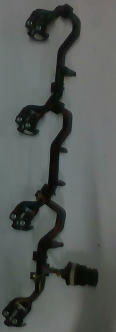
#> input picture objectSelection/images/training/objA/objA11_RGB.png, 116 x 332 px; its folder holds only this picture in this run
$ python ReebGraph.py   (Python 2 division)   (older library calls are emulated)
#> lines starting #> are read from the running program, lines starting #| are printed output that depends on the picture; after the words box and inside, x2 and y2 are one past the last pixel; in counts of white or black regions, pixels touching at a corner belong together; long printed decimals are rounded
#> in get_saved_image_contour, self.image_np is the input picture: shape (332, 116, 3); mean B, G, R 88.7, 91.4, 86.7
### helpers/helpers.py
import numpy as np
import math
import cv2
import imutils
from imutils import perspective
from imutils import contours


def midpoint(ptA, ptB):
    return (ptA[0] + ptB[0]) * 0.5, (ptA[1] + ptB[1]) * 0.5


def image_contour(img, flter_size, canny_threshold, canny_iteration_num):
#> called with flter_size = 3, canny_threshold = 80, canny_iteration_num = 5
    gray = cv2.cvtColor(img, cv2.COLOR_BGR2GRAY)
    gray = cv2.GaussianBlur(gray, (flter_size, flter_size), 0)

    # perform edge detection, then perform a dilation + erosion to
    # close gaps in between object edges
    edged = cv2.Canny(gray, canny_threshold, canny_threshold)
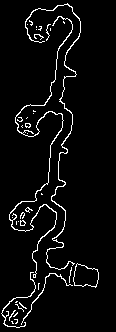
#> edged: shape (332, 116); 4.7% white in thin lines or dots, all inside (x1, y1, x2, y2) = (1, 3, 99, 328)
    edged = cv2.dilate(edged, None, iterations=canny_iteration_num)
#> edged: shape (332, 116); 40% white; 1 white region, box (x1, y1, x2, y2) and area: (0, 0, 104, 332) 15393
    edged = cv2.erode(edged, None, iterations=canny_iteration_num)
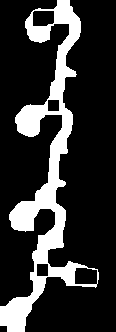
#> edged: shape (332, 116); 19.9% white; 1 white region

    # find contours in the edge map
    cnts = cv2.findContours(edged.copy(), cv2.RETR_EXTERNAL,
                            cv2.CHAIN_APPROX_SIMPLE)
#> cnts = 1 contour; box (x1, y1, x2, y2) and area: (0, 0, 99, 332) 7972
    cnts = cnts[0] if imutils.is_cv2() else cnts[1]

    # sort the contours from left-to-right and initialize the
    (cnts, _) = contours.sort_contours(cnts)
    selected_contours = []
    for c in cnts:
        # if the contour is not sufficiently large, ignore it
        if cv2.contourArea(c) > 1000:
            selected_contours.append(c)
#> this loop made 1 pass
#> after the loop, selected_contours has the same summary as cnts

    if len(selected_contours) == 1:
        c = selected_contours[0]
#> c = contour of 381 points, box (x1, y1, x2, y2) (0, 0, 99, 332), area 7972
        print np.shape(c)
#| (381, 1, 2)
        orig = img.copy()
        # [4 lines of commented-out code are left out]

        box = cv2.minAreaRect(c)
#> box = ((58.95, 167.2), (334.9, 95.56), -85.46)
        box = cv2.cv.BoxPoints(box) if imutils.is_cv2() else cv2.boxPoints(box)
#> box = ((93.33, 337.9), (-1.93, 330.3), (24.57, -3.53), (119.8, 4.03))

        box = np.array(box, dtype="int")
#> box = [[93, 337], [-1, 330], [24, -3], [119, 4]]

        # order the points in the contour such that they appear
        # in top-left, top-right, bottom-right, and bottom-left
        # order, then draw the outline of the rotated bounding
        # box
        box = perspective.order_points(box)
#> box = [[24, -3], [119, 4], [93, 337], [-1, 330]]
        cv2.drawContours(orig, [box.astype("int")], -1, (0, 255, 0), 2)
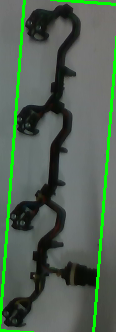
#> orig: shape (332, 116, 3); 5.3% of pixels changed, all inside (x1, y1, x2, y2) = (0, 0, 116, 332)

        # loop over the original points and draw them
        for (x, y) in box:
            cv2.circle(orig, (int(x), int(y)), 5, (0, 0, 255), -1)
#> this loop made 4 passes
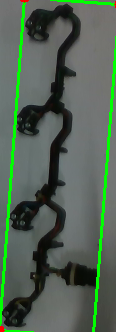
#> orig: shape (332, 116, 3); 0.13% of pixels changed, all inside (x1, y1, x2, y2) = (0, 0, 116, 332)

        # unpack the ordered bounding box, then compute the midpoint
        # between the top-left and top-right coordinates, followed by
        # the midpoint between bottom-left and bottom-right coordinates
        (tl, tr, br, bl) = box
#> tl = [24, -3]; tr = [119, 4]; br = [93, 337]; bl = [-1, 330]

        (tltrX, tltrY) = midpoint(tl, tr)
#> tltrX = 71.5; tltrY = 0.5
        (blbrX, blbrY) = midpoint(bl, br)
#> blbrX = 46; blbrY = 333.5

        # compute the midpoint between the top-left and top-right points,
        # followed by the midpoint between the top-righ and bottom-right
        (tlblX, tlblY) = midpoint(tl, bl)
#> tlblX = 11.5; tlblY = 163.5
        (trbrX, trbrY) = midpoint(tr, br)
#> trbrX = 106; trbrY = 170.5

        (objX, objY) = midpoint((tlblX, tlblY), (trbrX, trbrY))
#> objX = 58.75; objY = 167
        # draw the  midpoints on the image
        cv2.circle(orig, (int(tltrX), int(tltrY)), 5, (255, 0, 0), -1)
#> orig: shape (332, 116, 3); 0.12% of pixels changed, all inside (x1, y1, x2, y2) = (66, 0, 77, 6)
        cv2.circle(orig, (int(blbrX), int(blbrY)), 5, (255, 0, 0), -1)
#> orig: shape (332, 116, 3); mean B, G, R 83.6, 98.8, 81.6
        cv2.circle(orig, (int(tlblX), int(tlblY)), 5, (255, 0, 0), -1)
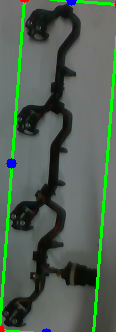
#> orig: shape (332, 116, 3); mean B, G, R 84, 98.5, 81.4
        cv2.circle(orig, (int(trbrX), int(trbrY)), 5, (255, 0, 0), -1)
        cv2.circle(orig, (int(objX), int(objY)), 5 * 2, (0, 255, 0), -1)
        # draw lines between the midpoints
        cv2.line(orig, (int(tltrX), int(tltrY)), (int(blbrX), int(blbrY)),
                 (255, 0, 255), 2)
        cv2.line(orig, (int(tlblX), int(tlblY)), (int(trbrX), int(trbrY)),
                 (255, 0, 255), 2)
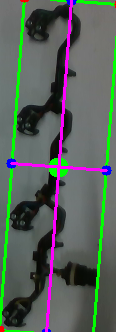
#> orig: shape (332, 116, 3); mean B, G, R 89.7, 96.7, 87.1
        # orientation = math.degrees(math.atan((tlblY - trbrY) / (trbrX - tlblX)))

        return [orig, c]
    else:
        return [None, None]

# def point_inside_contour(image, contour):
#

### reebGraph/ReebGraph.py
import sys
import math
import numpy as np
import cv2
from imutils import paths
import os

from helpers.helpers import midpoint, image_contour


class ReebGraph:
    def __init__(self, img_pth=None, flt_sz=3, cnny_thrsh=80, cnny_itr=5, gripper_width=20, realtime_cam=False):
        self.image_path = img_pth
        self.realtime_camera = realtime_cam
        if realtime_cam:
            self.image_path = None
        self.filter_size = flt_sz
        self.canny_threshold = cnny_thrsh
        self.canny_iteration_num = cnny_itr
        self.gripper_width = gripper_width
        self.mask_image = None
        self.row_const_col = []
        self.col_const_row = []
        self.selected_gripper_pixel = []
        self.contour = None
        self.contour_xyz = None
        self.image_np = None
        self.gripping_points = []
        self.object_orientation = None

    def get_image_contour(self, rgb_image=None, contour_xyz=None):
        self.row_const_col = []
        self.col_const_row = []
        if self.realtime_camera:
            rect_image = rgb_image
            self.contour_xyz = contour_xyz
            self.contour = [[x[0][0]] for x in contour_xyz]
            self.contour = np.asarray(self.contour)
        else:
            [rect_image, self.contour] = image_contour(self.image_np, self.filter_size, self.canny_threshold,
                                                   self.canny_iteration_num)
#> self.contour has the same summary as c in image_contour
        if rect_image is None or self.contour is None:
            print 'error in image'
        else:
            self.mask_image = np.zeros((np.shape(rect_image)[0], np.shape(rect_image)[1]))
            for col in range(np.shape(self.mask_image)[1]):
                for row in range(np.shape(self.mask_image)[0]):
                    dist = cv2.pointPolygonTest(self.contour, (col, row), False)
                    if dist == -1:
                        self.mask_image[row][col] = 0
                    else:
                        self.mask_image[row][col] = 1
#> self.mask_image: shape (332, 116) float64; values 0 (black) and 1 (white), 22.2% white; 1 white region, box (x1, y1, x2, y2) and area: (0, 0, 99, 332) 8551
            self.plot_mid_points()

    def get_saved_image_contour(self):
        image_paths = sorted(list(paths.list_images(self.image_path)))
        for image_path in image_paths:
            image_type = image_path.split(os.path.sep)[-1].split('_')
            if image_type[1] == 'RGB.png':
                self.image_np = cv2.imread(image_path)
                self.get_image_contour()

    def plot_mid_points(self):
        for col in range(np.shape(self.mask_image)[1]):
            for row in range(np.shape(self.mask_image)[0] - 1):
                if (self.mask_image[row + 1][col] - self.mask_image[row][col]) == 1:
                    self.row_const_col.append([row, col, 1])
                if (self.mask_image[row + 1][col] - self.mask_image[row][col]) == -1:
                    self.row_const_col.append([row, col, -1])

        for row in range(np.shape(self.mask_image)[0]):
            for col in range(np.shape(self.mask_image)[1] - 1):
                if (self.mask_image[row][col + 1] - self.mask_image[row][col]) == 1:
                    self.col_const_row.append([row, col, 1])
                if (self.mask_image[row][col + 1] - self.mask_image[row][col]) == -1:
                    self.col_const_row.append([row, col, -1])

        if len(self.row_const_col) > len(self.col_const_row):
            print 'row varies col constant'
            self.find_suitable_gripping_pts(True, False)
        else:
            print 'col varies row constant'
            self.find_suitable_gripping_pts(False, True)

    def find_suitable_gripping_pts(self, row_const_col=False, col_const_row=False):
#> called with row_const_col = False, col_const_row = True
        suitable_points = []
        if row_const_col:
            for itr in range(0, len(self.row_const_col) - 1, 2):
                pt_info = []
                mid_pt = (
                int((self.row_const_col[itr][0] + self.row_const_col[itr + 1][0]) / 2), self.row_const_col[itr][1])
                thickness = abs(self.row_const_col[itr][0] - self.row_const_col[itr + 1][0])
                curvature = 0
                for itr2 in range(0, np.shape(self.mask_image)[0] - 1):
                    if int(abs(self.mask_image[itr2][mid_pt[1]] - self.mask_image[itr2 + 1][mid_pt[1]])) is 1:
                        curvature = curvature + 1
                if curvature < 3 and thickness < self.gripper_width:
                    pt_info.append(mid_pt)
                    pt_info.append(thickness)
                    pt_info.append(((self.row_const_col[itr][0],self.row_const_col[itr][1]), (self.row_const_col[itr+1][0],self.row_const_col[itr+1][1])))
                    suitable_points.append(pt_info)

        elif col_const_row:
            for itr in range(0, len(self.col_const_row) - 1, 2):
                pt_info = []
                mid_pt = (self.col_const_row[itr][0], int((self.col_const_row[itr][1] + self.col_const_row[itr + 1][1]) / 2))
                thickness = abs(self.col_const_row[itr][1] - self.col_const_row[itr + 1][1])
                curvature = 0
                for itr2 in range(0, np.shape(self.mask_image)[1] - 1):
                    if int(abs(self.mask_image[mid_pt[0]][itr2] - self.mask_image[mid_pt[0]][itr2 + 1])) is 1:
                        curvature = curvature + 1
                if curvature < 3 and thickness < self.gripper_width:
                    pt_info.append(mid_pt)
                    pt_info.append(thickness)
                    pt_info.append(((self.col_const_row[itr][0],self.col_const_row[itr][1]), (self.col_const_row[itr+1][0]
                                                                                              ,self.col_const_row[itr+1][1])))
                    suitable_points.append(pt_info)
        selected_pts = []

        for pt in suitable_points:
            selected_pts.append(pt[0])
            # sel_pts.append(pt[0])
            cv2.circle(self.mask_image, (pt[0][1], pt[0][0]), 1, (0, 255, 255), -1)
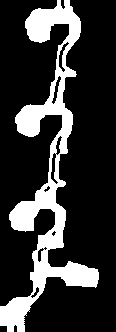
#> self.mask_image: shape (332, 116) float64; values 0 (black) and 1 (white), 20.9% white; 1 white region, box (x1, y1, x2, y2) and area: (0, 0, 99, 332) 8057
#> after the loop, selected_pts = 153 pairs, first value 0 to 331, second value 15 to 67
        mid_pts = np.array([x[0] for x in suitable_points])
        x_cord_mid = mid_pts[:, 0]
#> x_cord_mid = 153 values from 0 to 331
        y_cord_mid = mid_pts[:, 1]
        print "polyfit data ", np.polyfit(x_cord_mid, y_cord_mid, 1), math.degrees(math.atan(np.polyfit(x_cord_mid, y_cord_mid, 1)[1])), \
            math.degrees(math.atan(np.polyfit(x_cord_mid, y_cord_mid, 1)[0]))
#| polyfit data  [-0.121 69.468] 89.175 -6.901
        self.object_orientation = math.degrees(math.atan(np.polyfit(x_cord_mid, y_cord_mid, 1)[0]))
#> self.object_orientation = -6.9

        for itr in range(len(suitable_points)):
            nearest1 = self.contour[self.closest_pt(suitable_points[itr][2][0], self.contour)]
            suitable_points[itr].append((nearest1[0][0], nearest1[0][1]))
            nearest2 = self.contour[self.closest_pt(suitable_points[itr][2][1], self.contour)]
            orientation_weight = 0
            # [8 lines of commented-out code are left out]
            distance_from_mid = itr - len(suitable_points)/2
            if distance_from_mid is 0:
                distance_weight = 1
            else:
                distance_weight = 1/abs(itr - len(suitable_points)/2)
            suitable_points[itr].append((nearest2[0][0], nearest2[0][1]))
            suitable_points[itr].append(orientation_weight + distance_weight)
#> this loop made 153 passes
#> (nearest1, nearest2) on passes 1 to 12: ([[57, 0]], [[69, 5]]), ([[57, 0]], [[69, 0]]), ([[57, 0]], [[69, 0]]), ([[57, 5]], [[69, 5]]), ([[57, 5]], [[69, 5]]), ([[57, 5]], [[70, 6]]), ([[57, 5]], [[70, 6]]), ([[53, 9]], [[71, 6]]), ([[63, 42]], [[73, 44]]), ([[60, 45]], [[73, 43]]), ([[58, 45]], [[73, 44]]), ([[58, 45]], [[70, 47]])
        suitable_points.sort(key=lambda pt_: pt_[5])
        # for i in range(-1, -50, -1):
        #     self.gripping_points.append((suitable_points[i][3], suitable_points[i][4]))
        self.gripping_points.append((suitable_points[-1][3], suitable_points[-1][4]))
        cv2.imshow('masked_image_gripper', self.mask_image)
        cv2.waitKey(0)
        cv2.destroyAllWindows()

    def closest_pt(self, pt, sel_pts):
        min = sys.maxint
        index = -1
        for i in range(len(sel_pts)):
            dist_2 = (sel_pts[i][0][0] - pt[1]) ** 2 + (sel_pts[i][0][1] - pt[0]) ** 2
            if dist_2 != 0 and dist_2 < min:
                min = dist_2
                index = i
        return index

    # def weight_calculator(self, mid_pts_mat):

if __name__ == "__main__":
    rg = ReebGraph('../objectSelection/images/training/objA', 3, 80, 5, 20)
    rg.get_saved_image_contour()

$ run again, on objectSelection/images/training/objA/objA22_RGB.png
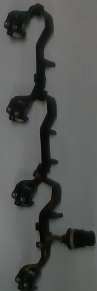
#> input picture objectSelection/images/training/objA/objA22_RGB.png, 97 x 291 px
#> in get_saved_image_contour, self.image_np is the input picture: shape (291, 97, 3); mean B, G, R 85.3, 87, 85.1
#> cnts = 1 contour; box (x1, y1, x2, y2) and area: (0, 0, 97, 291) 7224
#> the loop in image_contour, `for c in cnts:` made 1 pass
#> after the loop in image_contour, `for c in cnts:`: selected_contours has the same summary as cnts
#> c = contour of 296 points, box (x1, y1, x2, y2) (0, 0, 97, 291), area 7224
#| (296, 1, 2)
#> in image_contour, `box = cv2.minAreaRect(c)`: box = ((48.84, 144.2), (84.65, 289.9), -3.18)
#> in image_contour, `box = cv2.cv.BoxPoints(box) if imutils.is_cv2() else cv2.boxPoints(box)`: box = ((14.62, 291.2), (-1.46, 1.8), (83.06, -2.89), (99.14, 286.5))
#> in image_contour, `box = np.array(box, dtype="int")`: box = [[14, 291], [-1, 1], [83, -2], [99, 286]]
#> in image_contour, `box = perspective.order_points(box)`: box = [[-1, 1], [83, -2], [99, 286], [14, 291]]
#> the loop in image_contour, `for (x, y) in box:` made 4 passes
#> after the loop in image_contour, `for (x, y) in box:`:
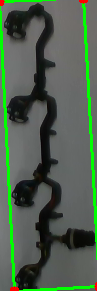
#> orig: shape (291, 97, 3); mean B, G, R 78.1, 96.3, 78.8
#> tl = [-1, 1]; tr = [83, -2]; br = [99, 286]; bl = [14, 291]
#> tltrX = 41; tltrY = -0.5
#> blbrX = 56.5; blbrY = 288.5
#> tlblX = 6.5; tlblY = 146
#> trbrX = 91; trbrY = 142
#> objX = 48.75; objY = 144
#> self.contour has the same summary as c in image_contour
#> after the loop in find_suitable_gripping_pts, `for pt in suitable_points:`:
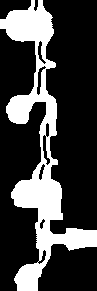
#> self.mask_image: shape (291, 97) float64; values 0 (black) and 1 (white), 25.7% white; 1 white region, box (x1, y1, x2, y2) and area: (0, 0, 97, 291) 7247
#> after the loop in find_suitable_gripping_pts, `for pt in suitable_points:`: selected_pts = 142 pairs, first value 0 to 262, second value 35 to 53
#| polyfit data  [9.80397600e-03 4.06152238e+01] 88.590 0.5617
#> the loop in find_suitable_gripping_pts, `for itr in range(len(suitable_points)):` made 142 passes
#> (nearest1, nearest2) on passes 1 to 8: ([[31, 0]], [[42, 5]]), ([[31, 0]], [[42, 0]]), ([[31, 0]], [[42, 0]]), ([[31, 5]], [[42, 5]]), ([[31, 5]], [[42, 5]]), ([[31, 5]], [[43, 6]]), ([[31, 5]], [[43, 7]]), ([[28, 8]], [[43, 6]])

$ run again, on objectSelection/images/training/objA/objA14_RGB.png
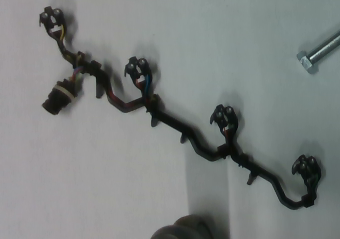
#> input picture objectSelection/images/training/objA/objA14_RGB.png, 340 x 239 px
#> in get_saved_image_contour, self.image_np is the input picture: shape (239, 340, 3); mean B, G, R 129.2, 130.5, 125.9
#> cnts = 4 contours, 1 with area under 20; largest, box (x1, y1, x2, y2) and area: (38, 6, 326, 210) 10277, (296, 30, 340, 75) 822, (151, 208, 196, 239) 58
#> the loop in image_contour, `for c in cnts:` made 4 passes
#> c on pass 3: [[228, 209], [229, 210], [229, 238], [229, 210]]
#> after the loop in image_contour, `for c in cnts:`: selected_contours = 1 contour; box (x1, y1, x2, y2) and area: (38, 6, 326, 210) 10277
#> in image_contour, `c = selected_contours[0]`: c = contour of 460 points, box (x1, y1, x2, y2) (38, 6, 326, 210), area 10277
#| (460, 1, 2)
#> in image_contour, `box = cv2.minAreaRect(c)`: box = ((168.7, 125.1), (98.03, 335.7), -60.11)
#> in image_contour, `box = cv2.cv.BoxPoints(box) if imutils.is_cv2() else cv2.boxPoints(box)`: box = ((289.8, 251.3), (-1.23, 83.98), (47.63, -1.01), (338.7, 166.3))
#> in image_contour, `box = np.array(box, dtype="int")`: box = [[289, 251], [-1, 83], [47, -1], [338, 166]]
#> in image_contour, `box = perspective.order_points(box)`: box = [[47, -1], [338, 166], [289, 251], [-1, 83]]
#> the loop in image_contour, `for (x, y) in box:` made 4 passes
#> after the loop in image_contour, `for (x, y) in box:`:
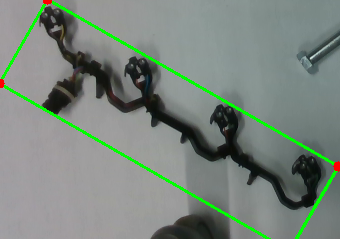
#> orig: shape (239, 340, 3); mean B, G, R 125.1, 133.7, 122.3
#> tl = [47, -1]; tr = [338, 166]; br = [289, 251]; bl = [-1, 83]
#> tltrX = 192.5; tltrY = 82.5
#> blbrX = 144; blbrY = 167
#> tlblX = 23; tlblY = 41
#> trbrX = 313.5; trbrY = 208.5
#> objX = 168.2; objY = 124.8
#> self.contour has the same summary as c in image_contour
#> after the loop in find_suitable_gripping_pts, `for pt in suitable_points:`:
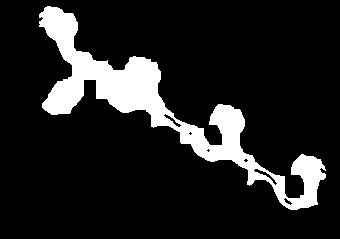
#> self.mask_image: shape (239, 340) float64; values 0 (black) and 1 (white), 13.1% white; 1 white region, box (x1, y1, x2, y2) and area: (39, 6, 326, 210) 10629
#> after the loop in find_suitable_gripping_pts, `for pt in suitable_points:`: selected_pts = 55 pairs, first value 18 to 203, second value 38 to 325
#| polyfit data  [ 1.528 -0.1887] -10.685 56.789
#> the loop in find_suitable_gripping_pts, `for itr in range(len(suitable_points)):` made 55 passes
#> (nearest1, nearest2) on passes 1 to 8: ([[39, 23]], [[38, 24]]), ([[39, 14]], [[38, 25]]), ([[41, 12]], [[39, 26]]), ([[41, 12]], [[39, 26]]), ([[164, 106]], [[168, 125]]), ([[164, 106]], [[168, 125]]), ([[168, 110]], [[168, 125]]), ([[168, 110]], [[169, 126]])
